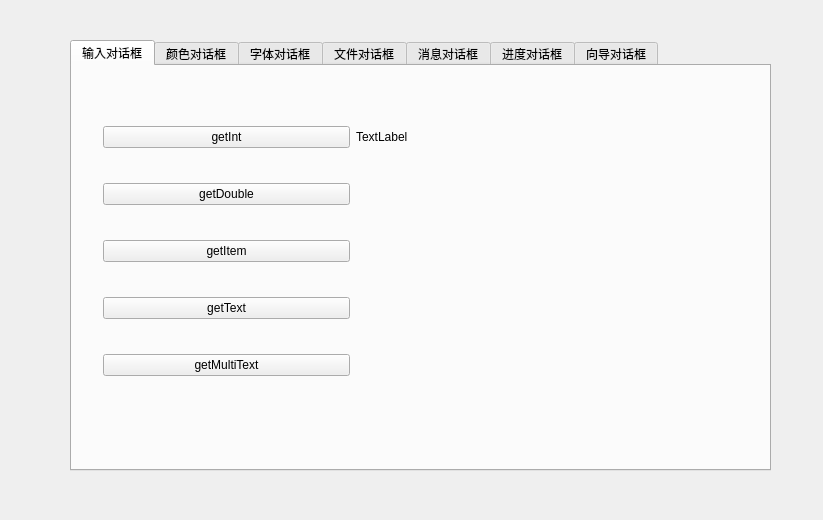
<?xml version="1.0" encoding="UTF-8"?>
<ui version="4.0">
 <class>Standard_DialogsClass</class>
 <widget class="QWidget" name="Standard_DialogsClass">
  <property name="geometry">
   <rect>
    <x>0</x>
    <y>0</y>
    <width>823</width>
    <height>520</height>
   </rect>
  </property>
  <property name="windowTitle">
   <string>Standard_Dialogs</string>
  </property>
  <widget class="QTabWidget" name="process">
   <property name="geometry">
    <rect>
     <x>70</x>
     <y>40</y>
     <width>701</width>
     <height>431</height>
    </rect>
   </property>
   <property name="currentIndex">
    <number>0</number>
   </property>
   <widget class="QWidget" name="tab0">
    <attribute name="title">
     <string>输入对话框</string>
    </attribute>
    <widget class="QWidget" name="gridLayoutWidget">
     <property name="geometry">
      <rect>
       <x>20</x>
       <y>20</y>
       <width>521</width>
       <height>331</height>
      </rect>
     </property>
     <layout class="QGridLayout" name="gridLayout">
      <item row="1" column="0">
       <widget class="QPushButton" name="getDouble">
        <property name="text">
         <string>getDouble</string>
        </property>
       </widget>
      </item>
      <item row="3" column="0">
       <widget class="QPushButton" name="getText">
        <property name="text">
         <string>getText</string>
        </property>
       </widget>
      </item>
      <item row="0" column="1">
       <widget class="QLabel" name="label_input">
        <property name="text">
         <string>TextLabel</string>
        </property>
       </widget>
      </item>
      <item row="0" column="0">
       <widget class="QPushButton" name="getInt">
        <property name="text">
         <string>getInt</string>
        </property>
       </widget>
      </item>
      <item row="2" column="0">
       <widget class="QPushButton" name="getItem">
        <property name="text">
         <string>getItem</string>
        </property>
       </widget>
      </item>
      <item row="4" column="0">
       <widget class="QPushButton" name="getMultiText">
        <property name="text">
         <string>getMultiText</string>
        </property>
       </widget>
      </item>
     </layout>
    </widget>
   </widget>
   <widget class="QWidget" name="tab1">
    <attribute name="title">
     <string>颜色对话框</string>
    </attribute>
    <widget class="QPushButton" name="getColor">
     <property name="geometry">
      <rect>
       <x>60</x>
       <y>40</y>
       <width>101</width>
       <height>61</height>
      </rect>
     </property>
     <property name="text">
      <string>getColor</string>
     </property>
    </widget>
    <widget class="QCheckBox" name="check_alpha">
     <property name="geometry">
      <rect>
       <x>60</x>
       <y>120</y>
       <width>111</width>
       <height>31</height>
      </rect>
     </property>
     <property name="text">
      <string>是否显示透明度</string>
     </property>
    </widget>
   </widget>
   <widget class="QWidget" name="tab2">
    <attribute name="title">
     <string>字体对话框</string>
    </attribute>
    <widget class="QPushButton" name="getFont">
     <property name="geometry">
      <rect>
       <x>70</x>
       <y>40</y>
       <width>101</width>
       <height>41</height>
      </rect>
     </property>
     <property name="text">
      <string>getFont</string>
     </property>
    </widget>
    <widget class="QLabel" name="label_font">
     <property name="geometry">
      <rect>
       <x>230</x>
       <y>80</y>
       <width>54</width>
       <height>12</height>
      </rect>
     </property>
     <property name="text">
      <string>你好，Qt</string>
     </property>
    </widget>
   </widget>
   <widget class="QWidget" name="tab3">
    <attribute name="title">
     <string>文件对话框</string>
    </attribute>
    <widget class="QLineEdit" name="line_path">
     <property name="geometry">
      <rect>
       <x>50</x>
       <y>270</y>
       <width>601</width>
       <height>71</height>
      </rect>
     </property>
    </widget>
    <widget class="QPushButton" name="getExistingDirectory">
     <property name="geometry">
      <rect>
       <x>280</x>
       <y>50</y>
       <width>211</width>
       <height>31</height>
      </rect>
     </property>
     <property name="text">
      <string>getExistingDirectory</string>
     </property>
    </widget>
    <widget class="QPushButton" name="getOpenFileName">
     <property name="geometry">
      <rect>
       <x>280</x>
       <y>100</y>
       <width>211</width>
       <height>31</height>
      </rect>
     </property>
     <property name="text">
      <string>getOpenFileName</string>
     </property>
    </widget>
    <widget class="QPushButton" name="getOpenFileNames">
     <property name="geometry">
      <rect>
       <x>280</x>
       <y>150</y>
       <width>211</width>
       <height>31</height>
      </rect>
     </property>
     <property name="text">
      <string>getOpenFileNames</string>
     </property>
    </widget>
    <widget class="QPushButton" name="getSaveFileName">
     <property name="geometry">
      <rect>
       <x>280</x>
       <y>200</y>
       <width>211</width>
       <height>31</height>
      </rect>
     </property>
     <property name="text">
      <string>getSaveFileName</string>
     </property>
    </widget>
   </widget>
   <widget class="QWidget" name="tab4">
    <attribute name="title">
     <string>消息对话框</string>
    </attribute>
    <widget class="QWidget" name="gridLayoutWidget_2">
     <property name="geometry">
      <rect>
       <x>60</x>
       <y>50</y>
       <width>351</width>
       <height>201</height>
      </rect>
     </property>
     <layout class="QGridLayout" name="gridLayout_2">
      <item row="0" column="0">
       <widget class="QPushButton" name="critical">
        <property name="text">
         <string>critical</string>
        </property>
       </widget>
      </item>
      <item row="0" column="1">
       <widget class="QPushButton" name="warning">
        <property name="text">
         <string>warning</string>
        </property>
       </widget>
      </item>
      <item row="1" column="0">
       <widget class="QPushButton" name="information">
        <property name="text">
         <string>information</string>
        </property>
       </widget>
      </item>
      <item row="2" column="0">
       <widget class="QPushButton" name="question">
        <property name="text">
         <string>question</string>
        </property>
       </widget>
      </item>
      <item row="1" column="1">
       <widget class="QPushButton" name="showMessage">
        <property name="text">
         <string>showMessage</string>
        </property>
       </widget>
      </item>
     </layout>
    </widget>
   </widget>
   <widget class="QWidget" name="tab5">
    <attribute name="title">
     <string>进度对话框</string>
    </attribute>
    <widget class="QPushButton" name="progress">
     <property name="geometry">
      <rect>
       <x>50</x>
       <y>30</y>
       <width>75</width>
       <height>23</height>
      </rect>
     </property>
     <property name="text">
      <string>progress</string>
     </property>
    </widget>
   </widget>
   <widget class="QWidget" name="tab6">
    <attribute name="title">
     <string>向导对话框</string>
    </attribute>
    <widget class="QPushButton" name="wizard">
     <property name="geometry">
      <rect>
       <x>160</x>
       <y>90</y>
       <width>75</width>
       <height>23</height>
      </rect>
     </property>
     <property name="text">
      <string>wizard</string>
     </property>
    </widget>
   </widget>
  </widget>
 </widget>
 <layoutdefault spacing="6" margin="11"/>
 <resources>
  <include location="Standard_Dialogs.qrc"/>
 </resources>
 <connections/>
</ui>
